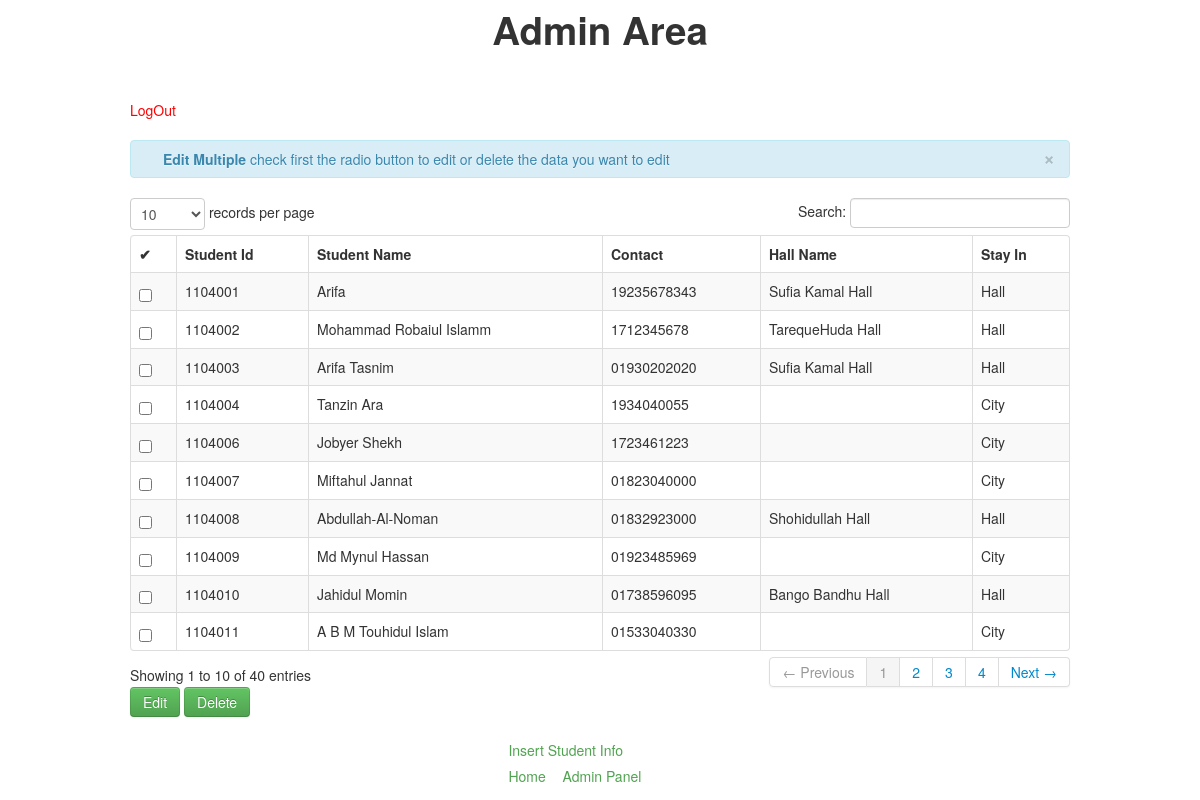
The page /StudentInfoIndex/find_sessional.php on the database its author committed.
### tables this page shows
CREATE TABLE IF NOT EXISTS `student_personal_info` (
  `student_id` int(7) NOT NULL,
  `student_name` varchar(50) NOT NULL,
  `birth_year` int(4) NOT NULL,
  `district_id` int(2) NOT NULL,
  `contact` varchar(11) NOT NULL,
  `email_address` varchar(50) NOT NULL
);

### StudentInfoIndex/find_sessional.php (the view, shortened to what this page needs)
<?php
include('header.php');
?>
<html>
<head>
    <h1 align="center">Admin Area</h1>
</head>
<body>
<div class="container">
<br>
<br>
<a href="admin_logout.php"><font color="red">LogOut</font></a>
<br><br>
<form name="frmUser" action="" method="post">
                        <table cellpadding="0" cellspacing="0" border="0" class="table table-striped table-bordered" id="example">
                            <div class="alert alert-info">
                                <button type="button" class="close" data-dismiss="alert">&times;</button>
                                <strong><i class="icon-user icon-large"></i>&nbsp;Edit Multiple</strong>&nbsp;check first the radio button to edit or delete the data you want to edit
                            </div>
                            <thead>
                                <tr>
                                    <th>&#10004;</th>
                                    <th>Student Id</th>
                                    <th>Student Name</th>
                                    <th>Contact</th>
                                    <th>Hall Name</th>
                                    <th>Stay In</th>
                                </tr>
                            </thead>
                            <tbody>
                              	<?php
                                $q="select a.`student_id` as id,a.`student_name` as name,a.`contact` as contact,hh.`hall_name` as `hal_name`,
                                            (case hh.`hall_name`
                                             when hh.`hall_name` not like '%' then \"Hall\"
                                             else \"City\"
                                             end
                                              ) type
                                from `student_personal_info` a
                                left join
                                (
                                    select b.`student_id`,h.`hall_name`
                                    from `students_hall` b ,`hall_info` h
                                    where b.`hall_id`=h.`hall_id`
                                    ) hh
                                on(a.student_id=hh.student_id)
                                where a.`student_id` like '1104%'
                                order by a.`student_id`  asc";
							$query=mysqli_query($con_db,$q)or die(mysqli_error($con_db));
							while($row=mysqli_fetch_array($query)){
							$id=$row['id'];
							?>
										<tr>
										<td>
										<input name="selector[]" type="checkbox" value="<?php echo $id; ?>">
										</td>
                                         <td><?php echo $row['id'] ?></td>
                                         <td><?php echo $row['name'] ?></td>
                                          <td><?php echo $row['contact'] ?></td>
                                         <td><?php echo $row['hal_name'] ?></td>
                                          <td><?php echo $row['type'] ?></td>
                                </tr>
                         <?php  } ?>
                            </tbody>
                        </table>
						<button class="btn btn-success"  name="submit_mult" type="submit" onclick="setUpdateAction();">
                        Edit
                        </button>
                        <button class="btn btn-success"  name="submit_dlt" type="submit" onclick="setDeleteAction();">
                        Delete
                        </button>
</form>
</div>
<div id="header">
             <a href="insert_student_info.php">Insert Student Info</a></li>
        <ul>
            <li><a href="home.php">Home</a></li>
            <li><a href="admin_page.2.php">Admin Panel</a></li>
        </ul>
</body>
</html>

### StudentInfoIndex/find_sessional.php (style rules this page uses)
ul { float: left; width: 100%; padding: 0; margin: 0; list-style-type: none; }
#header a { float: left; text-decoration: none; color: #51A351; padding: 0.2em 0.6em; border-right: 1px solid bl; }
li { display: inline; }
#header { margin-left: 500px; }

### rows shown on the page
student_personal_info: student_id "1104001", student_name "Arifa", contact "19235678343", hal_name "Sufia Kamal Hall", type "Hall"
student_personal_info: student_id "1104002", student_name "Mohammad Robaiul Islamm", contact "1712345678", hal_name "TarequeHuda Hall", type "Hall"
student_personal_info: student_id "1104003", student_name "Arifa Tasnim", contact "01930202020", hal_name "Sufia Kamal Hall", type "Hall"
student_personal_info: student_id "1104004", student_name "Tanzin Ara", contact "1934040055", type "City"
student_personal_info: student_id "1104006", student_name "Jobyer Shekh", contact "1723461223", type "City"
student_personal_info: student_id "1104007", student_name "Miftahul Jannat", contact "01823040000", type "City"
student_personal_info: student_id "1104008", student_name "Abdullah-Al-Noman", contact "01832923000", hal_name "Shohidullah Hall", type "Hall"
student_personal_info: student_id "1104009", student_name "Md Mynul Hassan", contact "01923485969", type "City"
student_personal_info: student_id "1104010", student_name "Jahidul Momin", contact "01738596095", hal_name "Bango Bandhu Hall", type "Hall"
student_personal_info: student_id "1104011", student_name "A B M Touhidul Islam", contact "01533040330", type "City"
